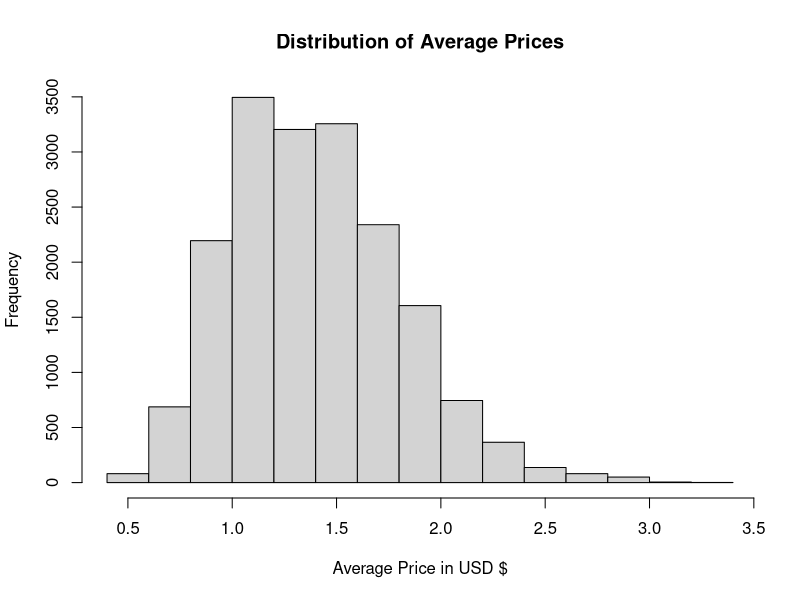
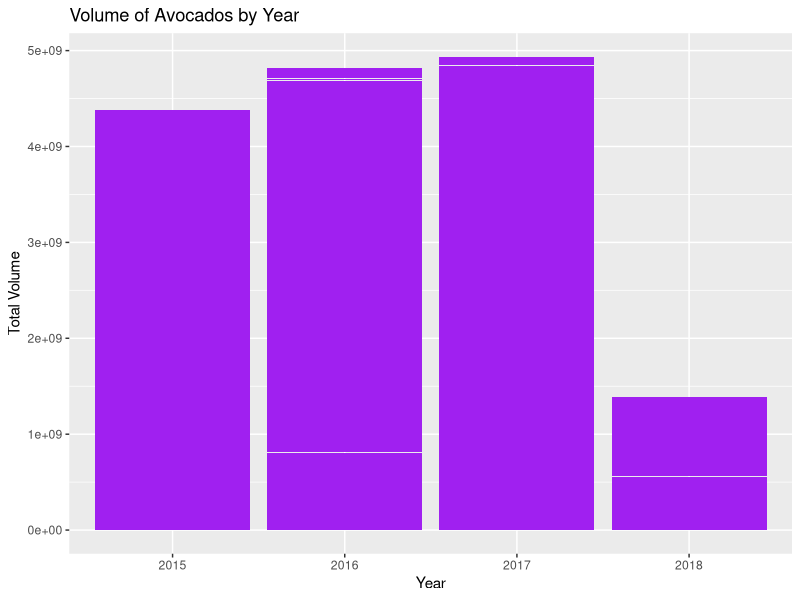
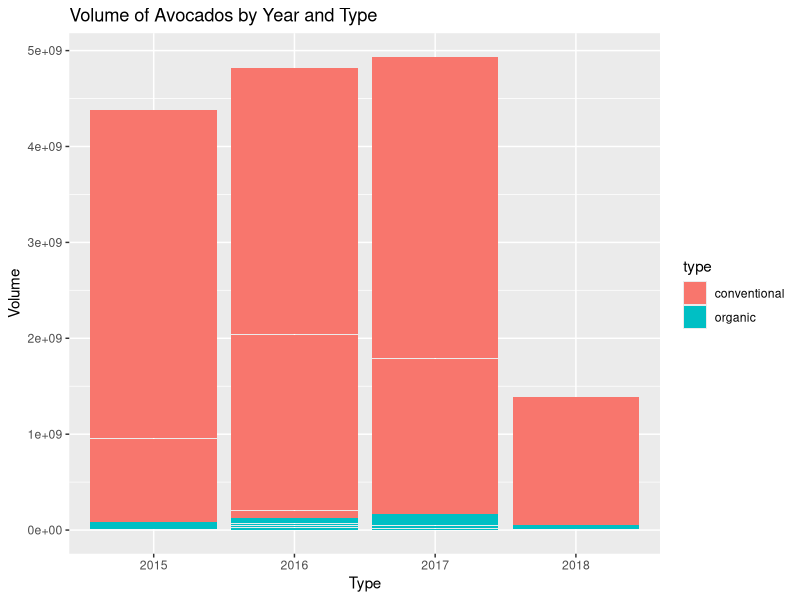
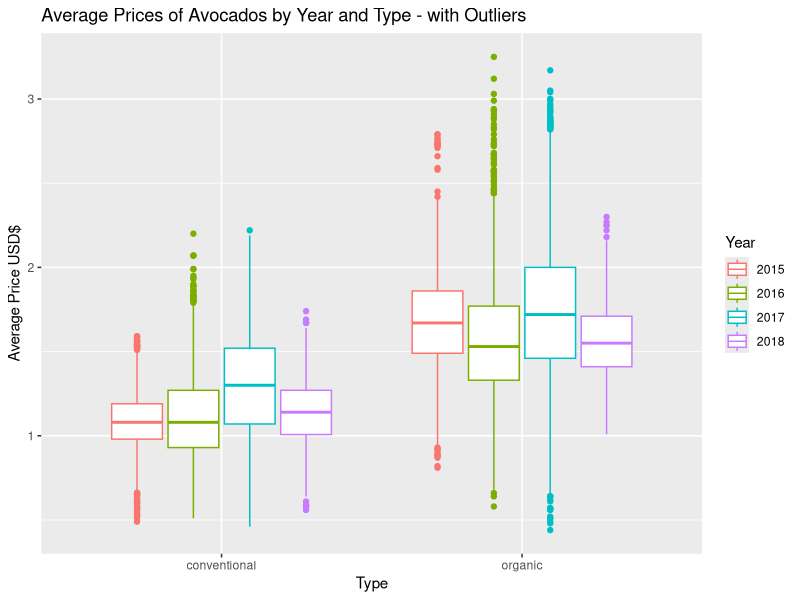
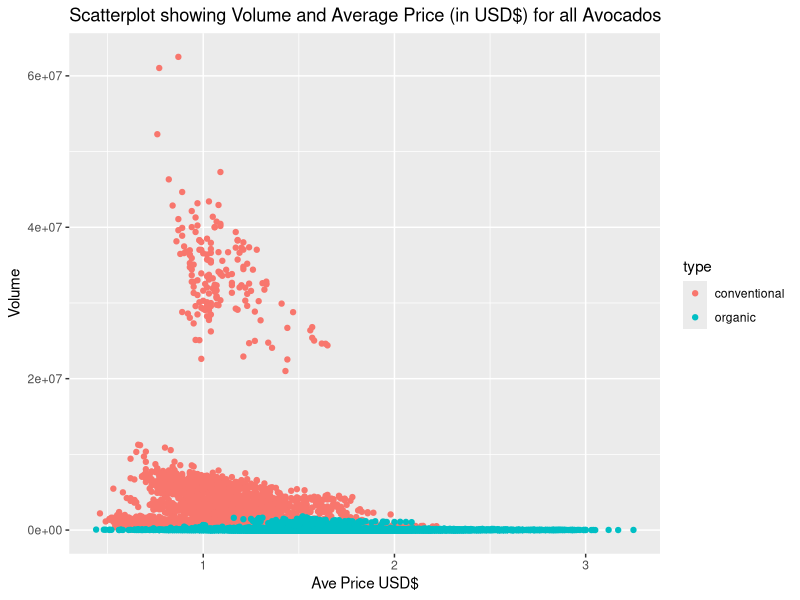
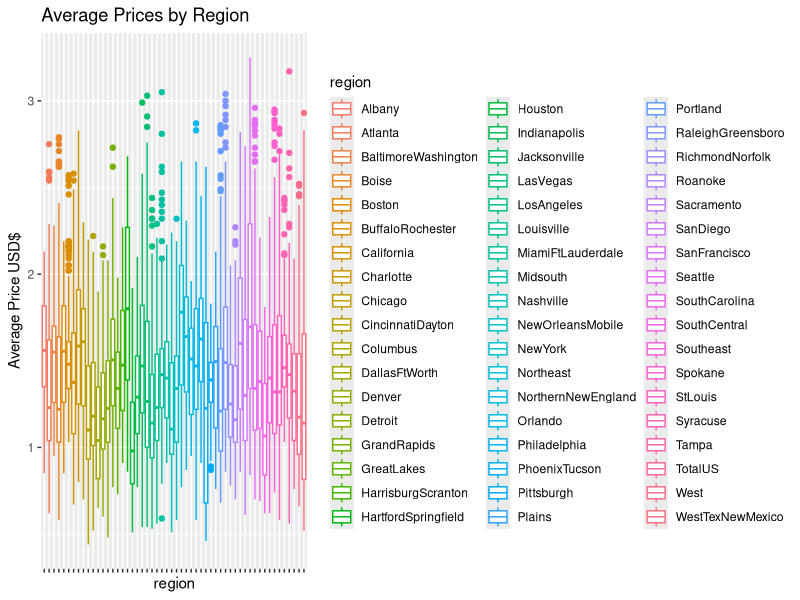

Source code (R) for these figures, in order:
install.packages("ggplot2")
library(ggplot2)
install.packages(c("MASS", "dplyr"))
library(MASS)
library(dplyr)

df <- read.csv('avocado.csv')

# Confirm the class of the data set is a data frame
class(df)
head(df)
summary(df)

# To show the unique values/ attributes of each data column
unique_vals <- lapply(df, unique)
View(unique_vals)

# Example of showing unique names of one characteristic - regions only
unique_vals[["region"]]
#*****
#convert to categorical variable
df$type <-as.factor(df$type)
df$region <-as.factor(df$region)
df$year = as.factor(df$year)
#convert to date type
df$Date <- as.Date(df$Date, "%Y-%m-%d")
# order date
df <- df[order(as.Date(df$Date, format="%Y-%m-%d")),]

class(df$Date) # checks date conversion


#check for null/NA values
is.na(df)  
is.null(df)
#No null values


# To return the MEAN, MEDIAN, RANGE 
summary(df)
summary(df$AveragePrice) # specifically the above for AveragePrice
summary(df$Total.Volume) # specifically the above for Total Volume
sum(df$Total.Volume) # returns the sum of all volumes

#Plot a simple Histogram
hist(df$AveragePrice, main="Distribution of Average Prices",xlab="Average Price in USD $",ylab="Frequency")


# Create basic barchart
ggplot(df, aes(x = year, y = Total.Volume)) +
  geom_col(fill = "purple")+
  labs(x = "Year", y ="Total Volume", title = "Volume of Avocados by Year")


##Volume by Year and Type - Stacked bar chart
options(repr.plot.width= 5, repr.plot.height=5)
ggplot(df, aes(x = year, y = Total.Volume, fill = type)) +
  geom_col() +
  labs(colour = "type", x = "Type", y ="Volume", title = "Volume of Avocados by Year and Type")

##Ave Price by year and type
options(repr.plot.width= 12, repr.plot.height=6)
ggplot(df, aes(type, AveragePrice))+
  geom_boxplot(aes(colour = year))+
  labs(colour = "Year", x = "Type", y ="Average Price USD$", title = "Average Prices of Avocados by Year and Type - with Outliers")


# Create a scatter plot
options(rep.plot.width = 20, repr.plot.height = 20)
ggplot(df, aes(x = AveragePrice, y = Total.Volume)) +
  geom_point(aes(colour = type))+
  labs(colour = "type", x = "Ave Price USD$", y ="Volume", title = "Scatterplot showing Volume and Average Price (in USD$) for all Avocados")

# Average Price by region
options(repr.plot.width= 12, repr.plot.height=6)
ggplot(df, aes(region, AveragePrice))+
  geom_boxplot(aes(colour = region))+
  theme(axis.text.x = element_blank())+
  labs(colour = "region", y ="Average Price USD$", title = "Average Prices by Region")



# Filter by type
organic <- df %>% select(Date, AveragePrice, type, Total.Volume) %>% filter(type == "organic")
conventional <- df %>% select(Date, AveragePrice, type, Total.Volume) %>% filter(type == "conventional")

organic
conventional


groupedyt = df %>% 
  group_by(year, type) %>% 
  select(year, type, AveragePrice) %>%
  summarise(averagePrice = mean(AveragePrice))

groupedyt






